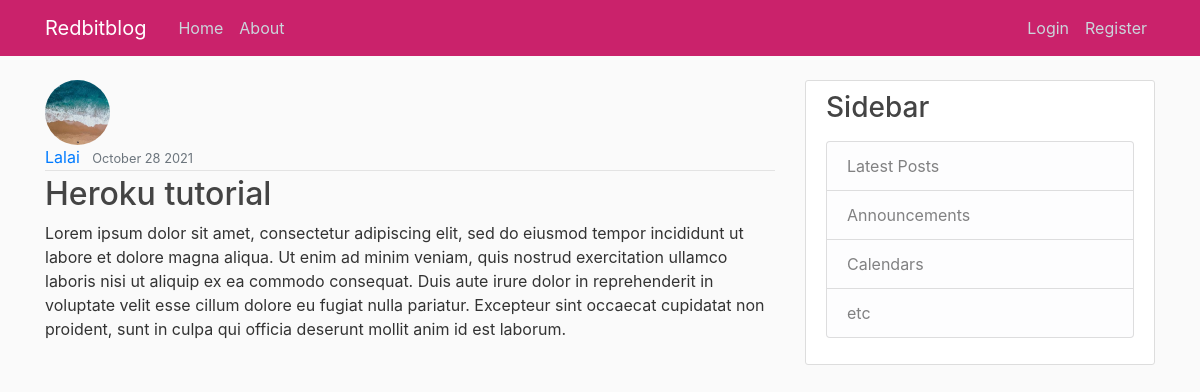
Screenshot of /post/15/ with the database file from the repository.
### blog/models.py (models this page shows, shortened)
class Post(models.Model):
    title = models.CharField(max_length=100)
    content = models.TextField()
    date = models.DateTimeField(default=timezone.now)
    author = models.ForeignKey(
        User, on_delete=models.CASCADE)

### users/models.py (models this page shows, shortened)
class Profile(models.Model):
    user = models.OneToOneField(User, on_delete=models.CASCADE)
    image = models.ImageField(default='default.jpg', upload_to='profile_pics')

### blog/views.py (the view)
# urls.py: path('post/<int:pk>/', blog_views.PostDetailView.as_view(), name='post-detail'),
class PostDetailView(DetailView):
    model = Post

### blog/templates/blog/post_detail.html (shortened to what this page needs)
{%extends 'blog/base.html'%}
{%block content%}
<article class="media-content-section">
    <img class="rounded-circle article-img" src="{{object.author.profile.image.url}}">
    <div class="media-body">
        <div class="article-metadata">
            <a class="mr-2" href="#">{{object.author}}</a>
            <small class="text-muted">{{object.date|date:'F d Y'}}</small>
        </div>
        <h2 class="article-title"> {{object.title}} </h2>
        <p class="article-content">{{object.content}}</p>
    </div>
</article>
{%endblock content%}

### blog/static/blog/main.css (style rules this page uses)
body { background: #fafafa; color: #333333; margin-top: 5rem; }
h1, h2, h3, h4, h5, h6 { color: #444444; }
.article-title { color: #444444; }
.article-content { white-space: pre-line; }
.article-img { height: 65px; width: 65px; margin-right: 16px; }
.article-metadata { padding-bottom: 1px; margin-bottom: 4px; border-bottom: 1px solid #e3e3e3; }

### rows the page displays
Post: author.profile.image (picture), author "Lalai", date "October 28 2021", title "Heroku tutorial", content "Lorem ipsum dolor sit amet, consectetur adipiscing elit, sed do eiusmod tempor incididunt ut labore et dolore magna aliqua. Ut enim ad minim veniam, quis nostrud exercitation ullamco laboris nisi ut aliquip ex ea commodo consequat. Duis aute irure dolor in reprehenderit in voluptate velit esse cillum dolore eu fugiat nulla pariatur. Excepteur sint occaecat cupidatat non proident, sunt in culpa qui officia deserunt mollit anim id est laborum."
